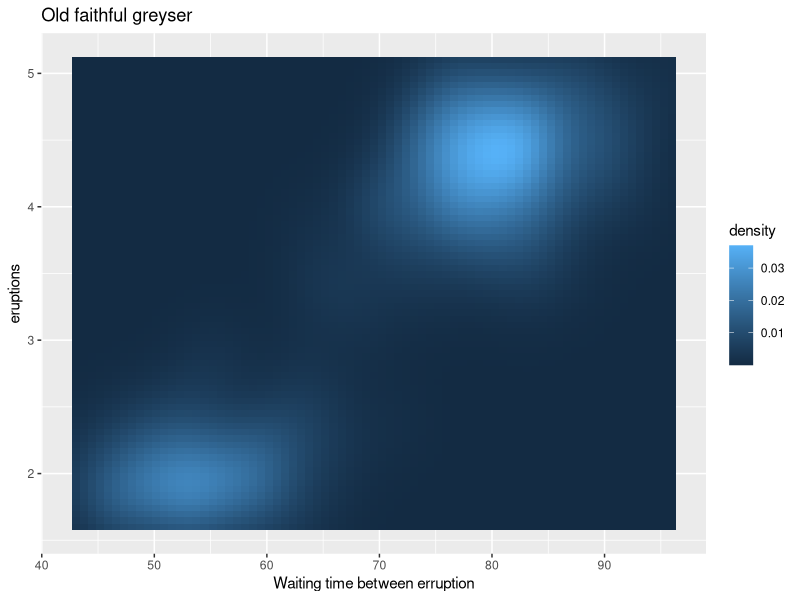
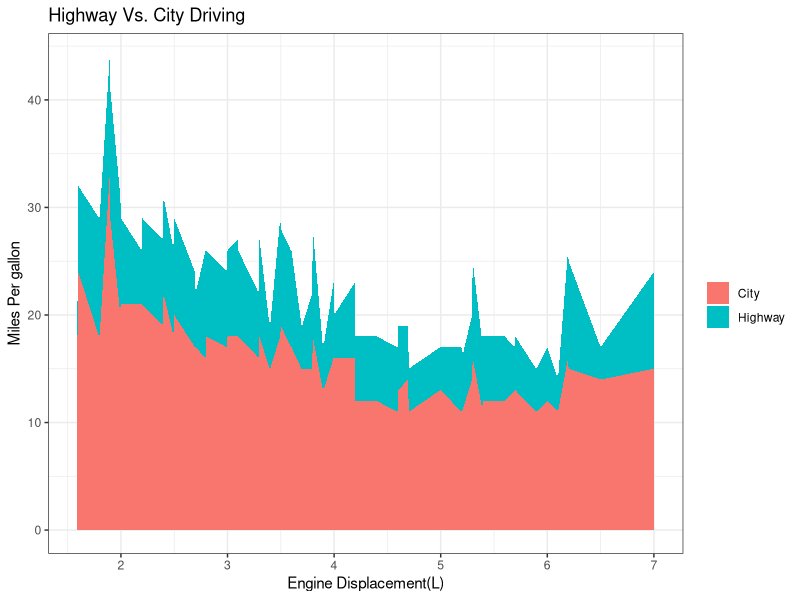

These charts were generated, in order, by the following R code:
library(tidyverse)


faithfuld %>% 
  ggplot(aes(x=waiting,
              y=eruptions,
              fill=density))+
  geom_raster()+ #creates raster. 
  labs(title="Old faithful greyser",x="Waiting time between erruption")

ggplot(mpg,aes(x=displ))+ # ignored dedicating y axis intentionally
  geom_area(aes(y=hwy,fill = "Highway"))+
  geom_area(aes(y=cty, fill="City"))+
  labs(title="Highway Vs. City Driving",
       x="Engine Displacement(L)",
       y="Miles Per gallon",
       fill="")+
  theme_bw()
